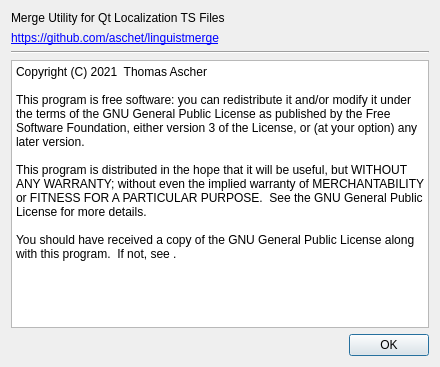
<?xml version="1.0" encoding="UTF-8"?>
<ui version="4.0">
 <class>AboutDialog</class>
 <widget class="QDialog" name="AboutDialog">
  <property name="geometry">
   <rect>
    <x>0</x>
    <y>0</y>
    <width>440</width>
    <height>367</height>
   </rect>
  </property>
  <property name="windowTitle">
   <string>About LinguistMerge</string>
  </property>
  <layout class="QVBoxLayout" name="verticalLayout">
   <item>
    <layout class="QHBoxLayout" name="horizontalLayout">
     <item>
      <widget class="QLabel" name="m_labelTitle">
       <property name="sizePolicy">
        <sizepolicy hsizetype="Preferred" vsizetype="Maximum">
         <horstretch>0</horstretch>
         <verstretch>0</verstretch>
        </sizepolicy>
       </property>
       <property name="text">
        <string>Merge Utility for Qt Localization TS Files</string>
       </property>
      </widget>
     </item>
     <item>
      <widget class="QLabel" name="m_labelVersion">
       <property name="sizePolicy">
        <sizepolicy hsizetype="Maximum" vsizetype="Preferred">
         <horstretch>0</horstretch>
         <verstretch>0</verstretch>
        </sizepolicy>
       </property>
       <property name="text">
        <string/>
       </property>
      </widget>
     </item>
    </layout>
   </item>
   <item>
    <widget class="QLabel" name="m_labelLink">
     <property name="sizePolicy">
      <sizepolicy hsizetype="Preferred" vsizetype="Maximum">
       <horstretch>0</horstretch>
       <verstretch>0</verstretch>
      </sizepolicy>
     </property>
     <property name="text">
      <string>&lt;a href=&quot;https://github.com/aschet/linguistmerge&quot;&gt;https://github.com/aschet/linguistmerge&lt;/a&gt;</string>
     </property>
     <property name="textFormat">
      <enum>Qt::RichText</enum>
     </property>
     <property name="openExternalLinks">
      <bool>true</bool>
     </property>
    </widget>
   </item>
   <item>
    <widget class="Line" name="m_line">
     <property name="orientation">
      <enum>Qt::Horizontal</enum>
     </property>
    </widget>
   </item>
   <item>
    <widget class="QPlainTextEdit" name="m_editCopyright">
     <property name="readOnly">
      <bool>true</bool>
     </property>
     <property name="plainText">
      <string>Copyright (C) 2021  Thomas Ascher

This program is free software: you can redistribute it and/or modify it under the terms of the GNU General Public License as published by the Free Software Foundation, either version 3 of the License, or (at your option) any later version.

This program is distributed in the hope that it will be useful, but WITHOUT ANY WARRANTY; without even the implied warranty of MERCHANTABILITY or FITNESS FOR A PARTICULAR PURPOSE.  See the GNU General Public License for more details.

You should have received a copy of the GNU General Public License along with this program.  If not, see &lt;https://www.gnu.org/licenses/&gt;.</string>
     </property>
    </widget>
   </item>
   <item>
    <widget class="QDialogButtonBox" name="m_buttonBox">
     <property name="orientation">
      <enum>Qt::Horizontal</enum>
     </property>
     <property name="standardButtons">
      <set>QDialogButtonBox::Ok</set>
     </property>
    </widget>
   </item>
  </layout>
 </widget>
 <resources/>
 <connections>
  <connection>
   <sender>m_buttonBox</sender>
   <signal>accepted()</signal>
   <receiver>AboutDialog</receiver>
   <slot>accept()</slot>
   <hints>
    <hint type="sourcelabel">
     <x>248</x>
     <y>254</y>
    </hint>
    <hint type="destinationlabel">
     <x>157</x>
     <y>274</y>
    </hint>
   </hints>
  </connection>
  <connection>
   <sender>m_buttonBox</sender>
   <signal>rejected()</signal>
   <receiver>AboutDialog</receiver>
   <slot>reject()</slot>
   <hints>
    <hint type="sourcelabel">
     <x>316</x>
     <y>260</y>
    </hint>
    <hint type="destinationlabel">
     <x>286</x>
     <y>274</y>
    </hint>
   </hints>
  </connection>
 </connections>
</ui>
